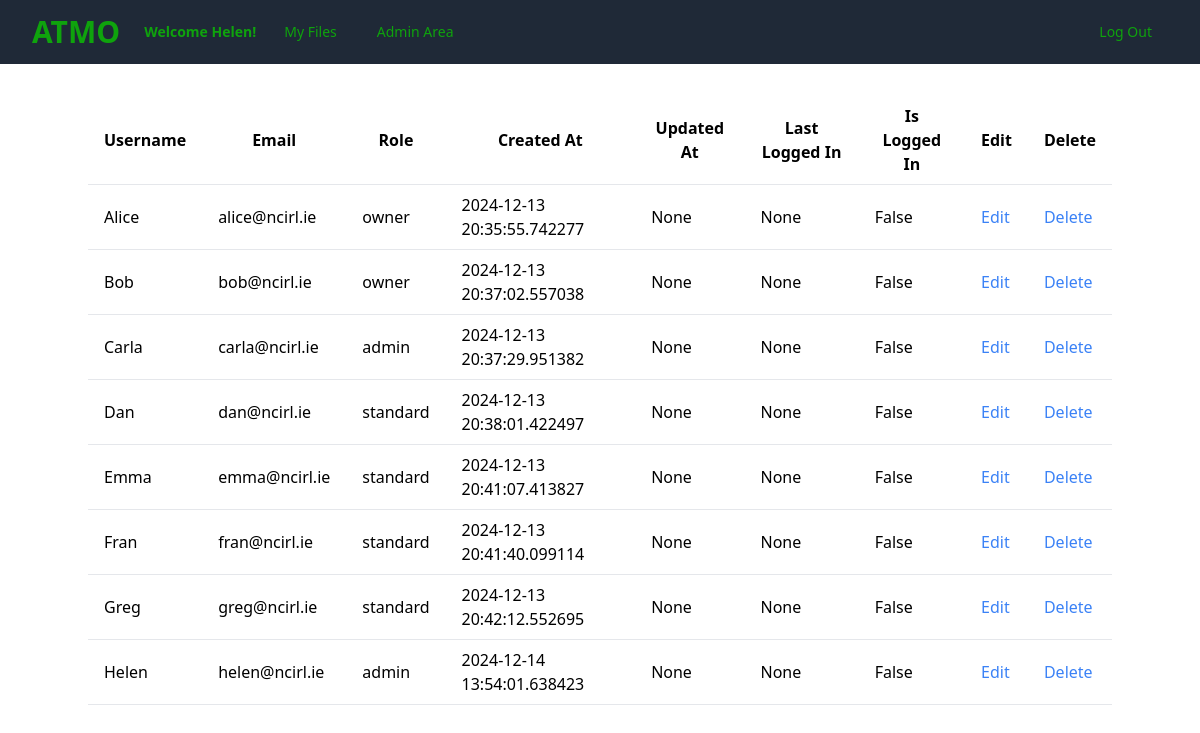
The page /admin-area/8 (signed in) on the database its author committed.
### atmo_db/models.py (models this page shows)
class User(SQLModel, table=True):
    id: int | None = Field(default=None, primary_key=True, index=True)
    username: str
    email: str
    role: str
    created_at: datetime | None = Field(default_factory=lambda: datetime.now(timezone.utc))
    updated_at: datetime | None = None
    last_login: datetime | None = None
    is_logged_in: bool | None = Field(default=False)
    audio_files: list['Audio_File'] | None = Relationship(back_populates='user')
    password: str

### routers/admin.py (the view)
@router.get("/admin-area/{user_id}")
async def list_users(request: Request,
                     user_id: int,
                     token_decoded_data: dict = Depends(authorise_access),
                     session: Session = Depends(get_session)):
    token_user_id = token_decoded_data['id']
    if token_user_id != user_id:
        raise HTTPException(status_code=401, detail="401 Unauthorised Access")
    statement = select(User).where(User.id == token_user_id)
    user = session.exec(statement).first()
    role = user.role
    username = user.username
    if role not in ['admin', 'owner']:
        raise HTTPException(status_code=401, detail="403 Forbidden")
    users_dict = {}
    statement = select(User)
    results = session.exec(statement)
    users = results.all()
    users_dict.update({"users": users, f"{role}": role, "username": username})
    return templates.TemplateResponse("admin-area.html", {"request": request, **users_dict})

### templates/admin-area.html (shortened to what this page needs)
<!DOCTYPE html>
<html lang="en">
<head>
    <script src="https:cdn.tailwindcss.com"></script>
</head>
<body>
    {% include 'navbar.html' %}
    {% include 'admin-list-view.html' %}
</body>
</html>

### templates/navbar.html (shortened to what this page needs)
<nav class="bg-gray-800">
    <div class="mx-auto max-w-7xl px-2 sm:px-6 lg:px-8">
      <div class="relative flex h-16 items-center justify-between">
        <div class="flex flex-1 items-center justify-center sm:items-stretch sm:justify-start">
          <div class="flex shrink-0 items-center">
            <h1 class="text-atmogreen text-3xl font-bold">ATMO<h1>
          </div>
          <div class="hidden sm:ml-6 sm:block">
            <div class="flex space-x-4 items-center">
               {%if standard or admin or owner %}
                    <p class="text-atmogreen text-sm font-bold">Welcome {{username}}!</p>
                    <a href="#" class="rounded-md px-3 py-2 text-sm font-medium text-atmogreen hover:bg-gray-700 hover:text-white">My Files</a>
                {% endif %}
                {% if admin or owner %}
                     <a href="/admin-area/{{ user_id }}" class="rounded-md px-3 py-2 text-sm font-medium text-atmogreen hover:bg-gray-700 hover:text-white">Admin Area</a>
                {% endif %}
            </div>
          </div>
        </div>
            <div class="absolute right-0 origin-top-right">
              {% if standard or admin or owner %}
                <a href="/logout" class="block px-4 py-2 text-sm text-atmogreen">Log Out</a>
              {% endif %}
            </div>
          </div>
        </div>
</nav>

### templates/admin-list-view.html
<body>
    <div class="container mx-auto mt-8">
        <table class="min-w-full bg-white">
            <thead>
                <tr>
                    <th class="py-2 px-4 border-b">Username</th>
                    <th class="py-2 px-4 border-b">Email</th>
                    <th class="py-2 px-4 border-b">Role</th>
                    <th class="py-2 px-4 border-b">Created At</th>
                    <th class="py-2 px-4 border-b">Updated At</th>
                    <th class="py-2 px-4 border-b">Last Logged In</th>
                    <th class="py-2 px-4 border-b">Is Logged In</th>
                    <th class="py-2 px-4 border-b">Edit</th>
                    <th class="py-2 px-4 border-b">Delete</th>
                </tr>
            </thead>
            <tbody>
                {% for user in users %}
                <tr>
                    <td class="py-2 px-4 border-b">{{ user['username'] }}</td>
                    <td class="py-2 px-4 border-b">{{ user['email'] }}</td>
                    <td class="py-2 px-4 border-b">{{ user['role'] }}</td>
                    <td class="py-2 px-4 border-b">{{ user['created_at'] }}</td>
                    <td class="py-2 px-4 border-b">{{ user['updated_at'] }}</td>
                    <td class="py-2 px-4 border-b">{{ user['last_login'] }}</td>
                    <td class="py-2 px-4 border-b">{{ user['is_logged_in'] }}</td>
                    <td class="py-2 px-4 border-b"><a href="/edit-user/{{user.id}}" class="text-blue-500">Edit</a></td>
                    <td class="py-2 px-4 border-b"><a href="/delete-user/{{user.id}}" class="text-blue-500">Delete</a></td>
                </tr>
                {% endfor %}
        </table>
    </div>
</body>

### rows shown on the page
User: username "Helen", email "helen@ncirl.ie", role "admin", created_at "2024-12-14 13:54:01.638423", updated_at "None", last_login "None", is_logged_in "False"
User: username "Alice", email "alice@ncirl.ie", role "owner", created_at "2024-12-13 20:35:55.742277", updated_at "None", last_login "None", is_logged_in "False"
User: username "Bob", email "bob@ncirl.ie", role "owner", created_at "2024-12-13 20:37:02.557038", updated_at "None", last_login "None", is_logged_in "False"
User: username "Carla", email "carla@ncirl.ie", role "admin", created_at "2024-12-13 20:37:29.951382", updated_at "None", last_login "None", is_logged_in "False"
User: username "Dan", email "dan@ncirl.ie", role "standard", created_at "2024-12-13 20:38:01.422497", updated_at "None", last_login "None", is_logged_in "False"
User: username "Emma", email "emma@ncirl.ie", role "standard", created_at "2024-12-13 20:41:07.413827", updated_at "None", last_login "None", is_logged_in "False"
User: username "Fran", email "fran@ncirl.ie", role "standard", created_at "2024-12-13 20:41:40.099114", updated_at "None", last_login "None", is_logged_in "False"
User: username "Greg", email "greg@ncirl.ie", role "standard", created_at "2024-12-13 20:42:12.552695", updated_at "None", last_login "None", is_logged_in "False"
